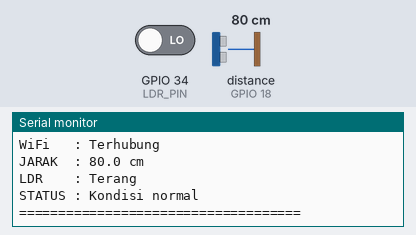
This sketch was run on a simulated ESP32. Parts: the last lines printed to the serial monitor. Wiring (inferred from the names in the program): ultrasonic range finder: trigger GPIO 5; echo GPIO 18. The test bench sets the inputs (shaded band); at power-on: distance to the obstacle (sensor on GPIO 18) 80 cm, GPIO 34 (LDR_PIN) LOW. The echo pulse lasts 58.3 µs per cm; WiFi joins after 1.5 s; servers stay silent unless stated.

Above: at 3.7 s.
3.8 s: distance to the obstacle (sensor on GPIO 18) set to 2 cm
At 5.3 s:
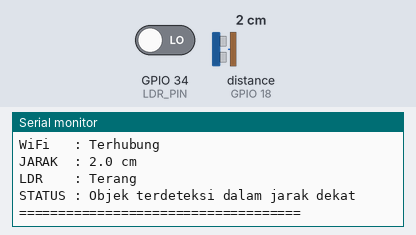
7.0 s: GPIO 34 (LDR_PIN) driven HIGH
9.0 s: distance to the obstacle (sensor on GPIO 18) set to 60 cm
At 10.3 s:
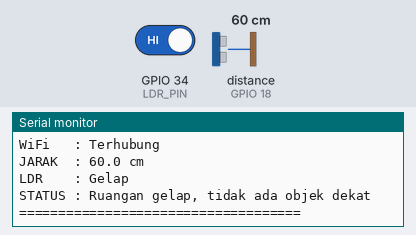
Timing chart, 0 to 12.0 s (numbered marks = the images above; inputs shaded):
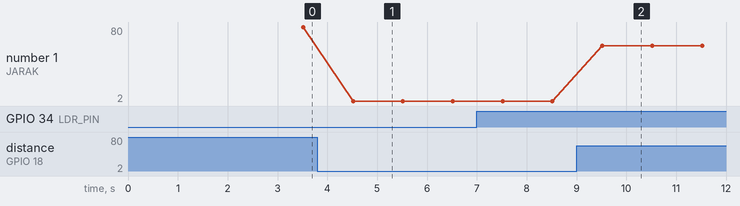

The sketch:

monitoring_jarak_cahaya.ino
```cpp
#include <WiFi.h>

// ==========================================
// MONITORING JARAK DAN CAHAYA BERBASIS ESP32
// SENSOR ULTRASONIC HC-SR04 + LDR
// ==========================================

// Konfigurasi WiFi
const char* ssid = "MR-FK-01";
const char* password = "adzanmasjid";

// Konfigurasi pin
#define TRIG_PIN 5
#define ECHO_PIN 18
#define LDR_PIN 34

// Batas jarak objek (cm)
const float batasJarak = 50.0;

// Interval pembacaan
const unsigned long intervalSensor = 1000;
const unsigned long intervalWiFi = 10000;

unsigned long waktuSensor = 0;
unsigned long waktuWiFi = 0;

// ==========================================
// FUNGSI KONEKSI WIFI
// ==========================================

void koneksiWiFi() {
  WiFi.mode(WIFI_STA);
  WiFi.begin(ssid, password);

  Serial.print("Menghubungkan ke WiFi");

  unsigned long mulai = millis();

  while (WiFi.status() != WL_CONNECTED &&
         millis() - mulai < 20000) {
    delay(500);
    Serial.print(".");
  }

  Serial.println();

  if (WiFi.status() == WL_CONNECTED) {
    Serial.println("WiFi berhasil terhubung!");
    Serial.print("SSID       : ");
    Serial.println(WiFi.SSID());
    Serial.print("IP Address : ");
    Serial.println(WiFi.localIP());
    Serial.print("RSSI       : ");
    Serial.print(WiFi.RSSI());
    Serial.println(" dBm");
  } else {
    Serial.println("WiFi gagal terhubung!");
    Serial.println("Sistem berjalan offline.");
  }
}

// ==========================================
// FUNGSI MEMBACA JARAK ULTRASONIC
// ==========================================

float bacaJarak() {
  digitalWrite(TRIG_PIN, LOW);
  delayMicroseconds(2);

  digitalWrite(TRIG_PIN, HIGH);
  delayMicroseconds(10);

  digitalWrite(TRIG_PIN, LOW);

  // Timeout 30 ms
  unsigned long durasi =
      pulseIn(ECHO_PIN, HIGH, 30000UL);

  // Tidak ada pantulan yang valid
  if (durasi == 0) {
    return -1;
  }

  // Menghitung jarak dalam cm
  float jarak = durasi * 0.0343 / 2.0;

  return jarak;
}

// ==========================================
// SETUP
// ==========================================

void setup() {
  Serial.begin(115200);
  delay(1000);

  pinMode(TRIG_PIN, OUTPUT);
  pinMode(ECHO_PIN, INPUT);
  pinMode(LDR_PIN, INPUT);

  digitalWrite(TRIG_PIN, LOW);

  Serial.println();
  Serial.println("====================================");
  Serial.println(" SISTEM MONITORING JARAK DAN CAHAYA");
  Serial.println(" ESP32 + ULTRASONIC + LDR");
  Serial.println("====================================");

  koneksiWiFi();

  Serial.println();
  Serial.println("Sistem siap digunakan!");

  waktuSensor = millis();
  waktuWiFi = millis();
}

// ==========================================
// LOOP UTAMA
// ==========================================

void loop() {
  unsigned long sekarang = millis();

  // Cek koneksi WiFi setiap 10 detik
  if (sekarang - waktuWiFi >= intervalWiFi) {
    waktuWiFi = sekarang;

    if (WiFi.status() != WL_CONNECTED) {
      Serial.println("WiFi terputus, reconnect...");
      WiFi.reconnect();
    }
  }

  // Pembacaan sensor setiap 1 detik
  if (sekarang - waktuSensor >= intervalSensor) {
    waktuSensor = sekarang;

    float jarak = bacaJarak();
    int nilaiLDR = digitalRead(LDR_PIN);

    bool gelap = (nilaiLDR == HIGH);
    bool jarakValid = (jarak > 0);
    bool objekDekat =
        jarakValid && (jarak <= batasJarak);

    Serial.println();
    Serial.println("====================================");

    // Status WiFi
    Serial.print("WiFi   : ");
    Serial.println(
      WiFi.status() == WL_CONNECTED
        ? "Terhubung"
        : "Terputus"
    );

    // Status Ultrasonic
    Serial.print("JARAK  : ");

    if (jarakValid) {
      Serial.print(jarak, 1);
      Serial.println(" cm");
    } else {
      Serial.println("Tidak terbaca");
    }

    // Status LDR
    Serial.print("LDR    : ");
    Serial.println(gelap ? "Gelap" : "Terang");

    // Logika gabungan sensor
    Serial.print("STATUS : ");

    if (!jarakValid) {
      Serial.println("Pengukuran jarak gagal");
    }
    else if (objekDekat && gelap) {
      Serial.println(
        "PERINGATAN! Objek dekat saat gelap"
      );
    }
    else if (objekDekat && !gelap) {
      Serial.println(
        "Objek terdeteksi dalam jarak dekat"
      );
    }
    else if (!objekDekat && gelap) {
      Serial.println(
        "Ruangan gelap, tidak ada objek dekat"
      );
    }
    else {
      Serial.println("Kondisi normal");
    }

    Serial.println("====================================");
  }
}
```

Measured:
- after the input at 3.8 s, the serial monitor: prints a new line after 0.72 s (image 1)
- after the input at 9.0 s, the serial monitor: prints a new line after 0.52 s (image 2)
- plotted number 1: 80 → 2 after the input at 3.8 s, 2 → 60 after the input at 9.0 s
